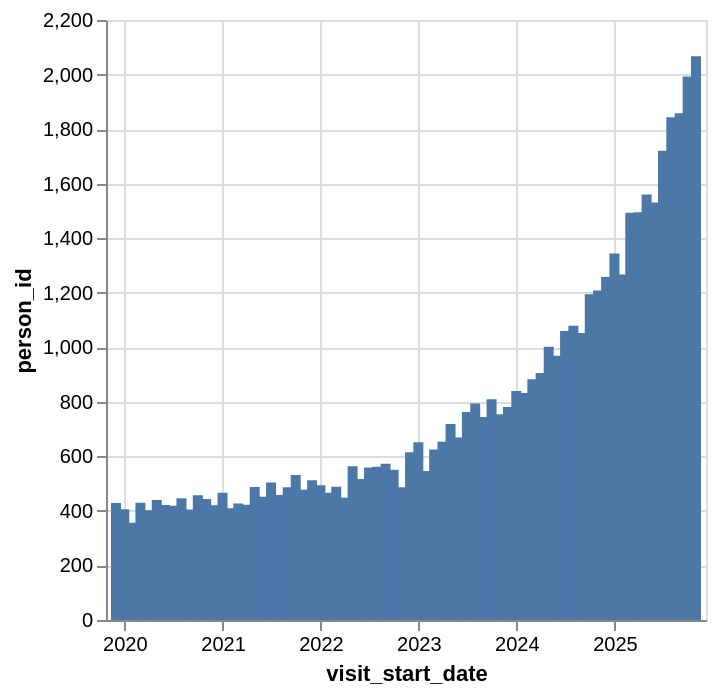

Here is the notebook cell this chart was saved with:
### Code cell
alt.Chart(visit_fix_start_dates_summary).mark_bar().encode(
    x='visit_start_date:T',
    y='person_id:Q'
)

### Figure 1 — Vega-Lite specification as saved in the notebook (floating-point values rounded to 4 significant figures)
{"config": {"view": {"continuousWidth": 300, "continuousHeight": 300}}, "data": {"name": "data-94851e17b61ed22fabff4ed56c5b32e8"}, "mark": {"type": "bar"}, "encoding": {"x": {"field": "visit_start_date", "type": "temporal"}, "y": {"field": "person_id", "type": "quantitative"}}, "$schema": "https://vega.github.io/schema/vega-lite/v6.4.1.json", "datasets": {"data-94851e17b61ed22fabff4ed56c5b32e8": [{"visit_start_date": "2019-12", "person_id": 429}, {"visit_start_date": "2020-01", "person_id": 406}, {"visit_start_date": "2020-02", "person_id": 357}, {"visit_start_date": "2020-03", "person_id": 430}, {"visit_start_date": "2020-04", "person_id": 402}, {"visit_start_date": "2020-05", "person_id": 440}, {"visit_start_date": "2020-06", "person_id": 422}, {"visit_start_date": "2020-07", "person_id": 419}, {"visit_start_date": "2020-08", "person_id": 446}, {"visit_start_date": "2020-09", "person_id": 405}, {"visit_start_date": "2020-10", "person_id": 457}, {"visit_start_date": "2020-11", "person_id": 444}, {"visit_start_date": "2020-12", "person_id": 421}, {"visit_start_date": "2021-01", "person_id": 467}, {"visit_start_date": "2021-02", "person_id": 410}, {"visit_start_date": "2021-03", "person_id": 427}, {"visit_start_date": "2021-04", "person_id": 423}, {"visit_start_date": "2021-05", "person_id": 488}, {"visit_start_date": "2021-06", "person_id": 452}, {"visit_start_date": "2021-07", "person_id": 504}, {"visit_start_date": "2021-08", "person_id": 458}, {"visit_start_date": "2021-09", "person_id": 487}, {"visit_start_date": "2021-10", "person_id": 532}, {"visit_start_date": "2021-11", "person_id": 478}, {"visit_start_date": "2021-12", "person_id": 512}, {"visit_start_date": "2022-01", "person_id": 494}, {"visit_start_date": "2022-02", "person_id": 467}, {"visit_start_date": "2022-03", "person_id": 489}, {"visit_start_date": "2022-04", "person_id": 448}, {"visit_start_date": "2022-05", "person_id": 564}, {"visit_start_date": "2022-06", "person_id": 517}, {"visit_start_date": "2022-07", "person_id": 559}, {"visit_start_date": "2022-08", "person_id": 562}, {"visit_start_date": "2022-09", "person_id": 573}, {"visit_start_date": "2022-10", "person_id": 551}, {"visit_start_date": "2022-11", "person_id": 487}, {"visit_start_date": "2022-12", "person_id": 615}, {"visit_start_date": "2023-01", "person_id": 652}, {"visit_start_date": "2023-02", "person_id": 546}, {"visit_start_date": "2023-03", "person_id": 625}, {"visit_start_date": "2023-04", "person_id": 654}, {"visit_start_date": "2023-05", "person_id": 719}, {"visit_start_date": "2023-06", "person_id": 669}, {"visit_start_date": "2023-07", "person_id": 763}, {"visit_start_date": "2023-08", "person_id": 794}, {"visit_start_date": "2023-09", "person_id": 744}, {"visit_start_date": "2023-10", "person_id": 809}, {"visit_start_date": "2023-11", "person_id": 754}, {"visit_start_date": "2023-12", "person_id": 781}, {"visit_start_date": "2024-01", "person_id": 840}, {"visit_start_date": "2024-02", "person_id": 832}, {"visit_start_date": "2024-03", "person_id": 883}, {"visit_start_date": "2024-04", "person_id": 906}, {"visit_start_date": "2024-05", "person_id": 1002}, {"visit_start_date": "2024-06", "person_id": 969}, {"visit_start_date": "2024-07", "person_id": 1060}, {"visit_start_date": "2024-08", "person_id": 1079}, {"visit_start_date": "2024-09", "person_id": 1052}, {"visit_start_date": "2024-10", "person_id": 1194}, {"visit_start_date": "2024-11", "person_id": 1208}, {"visit_start_date": "2024-12", "person_id": 1258}, {"visit_start_date": "2025-01", "person_id": 1344}, {"visit_start_date": "2025-02", "person_id": 1267}, {"visit_start_date": "2025-03", "person_id": 1493}, {"visit_start_date": "2025-04", "person_id": 1495}, {"visit_start_date": "2025-05", "person_id": 1560}, {"visit_start_date": "2025-06", "person_id": 1531}, {"visit_start_date": "2025-07", "person_id": 1721}, {"visit_start_date": "2025-08", "person_id": 1843}, {"visit_start_date": "2025-09", "person_id": 1858}, {"visit_start_date": "2025-10", "person_id": 1993}, {"visit_start_date": "2025-11", "person_id": 2067}]}}
